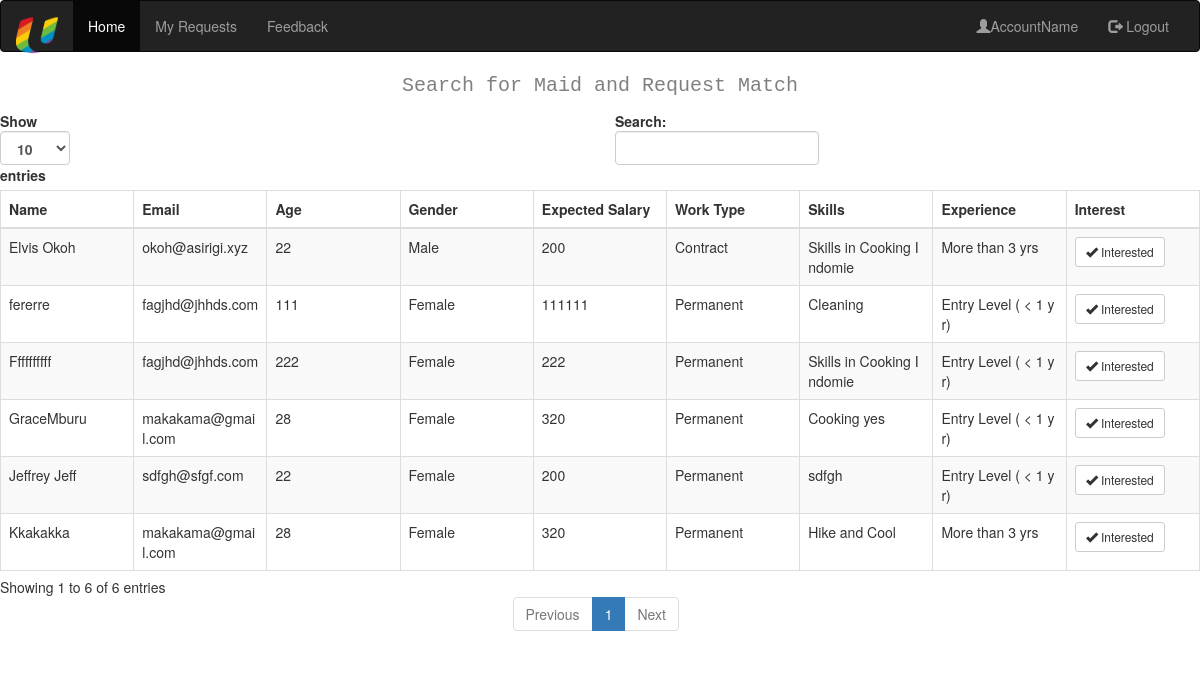
The page /client.php on the database its author committed.
### tables this page shows
CREATE TABLE `maids` (
  `id` int(11) NOT NULL,
  `name` varchar(60) NOT NULL,
  `email` varchar(60) NOT NULL,
  `age` int(60) NOT NULL,
  `gender` varchar(60) NOT NULL,
  `salary` int(100) NOT NULL,
  `worktype` varchar(100) NOT NULL,
  `skills` varchar(255) NOT NULL,
  `experience` varchar(100) NOT NULL,
  `status` varchar(60) NOT NULL
);

### includes/functions.php (called while the page is built, shortened)
<?php
function logged_in(){
	if(isset($_SESSION['email']) || isset($_COOKIE['email'])){
		return true;
	} else {
		return false;
	}
}
?>

### client.php (the view, shortened to what this page needs)
<?php
	include_once "includes/functions.php"
?>
<!DOCTYPE html>
<html lang="en">
<head>
  <link rel="stylesheet" href="https://maxcdn.bootstrapcdn.com/bootstrap/3.3.7/css/bootstrap.min.css">
   <link rel="stylesheet" type="text/css" href="https://cdn.datatables.net/1.10.16/css/dataTables.bootstrap.min.css">
</head>
<body>
<nav class="navbar navbar-inverse">
  <div class="container-fluid">
    <div class="navbar-header">
      <a class="navbar-brand" href="client.php"><img src="images/utunzi.png" alt="Utunzi" height="38" width="42"></a>
    </div>
    <div class="collapse navbar-collapse" id="myNavbar">
      <ul class="nav navbar-nav">
        <li class="active"><a href="#">Home</a></li>
        <li><a href="#">My Requests </a></li>
        <li><a href="#">Feedback</a></li>
      </ul>
      <ul class="nav navbar-nav navbar-right">
        <li><a href="#"><span class="glyphicon glyphicon-user"></span><?php if(logged_in()) {
				echo  get_name($_SESSION['email']); }else{ echo"AccountName"; } ?></a></li>
        <li><a href="logout.php"><span class="glyphicon glyphicon-log-out"></span> Logout</a></li>
      </ul>
    </div>
  </div>
</nav>
		<div class='tab' data-tab='searchempl' >
			<center><P style="font-size: 20px;font-family: monospace;color: grey">Search for Maid and Request Match</P></center>
				<?php
				 $conn = new mysqli("localhost", 'root', '', 'member');
			        if ($conn->connect_error) {
					    die("Connection failed: " . $conn->connect_error);
					} else{
						$query = mysqli_query($conn,"SELECT * FROM maids where status='active'");
					}
			 ?>
			<div class="table-responsive">
			    <table id="allmaids" class="table table-bordered table-hover table-striped" style="table-layout: fixed">
			        <thead>
			        <tr>
			        	<th>Name</th>
			            <th>Email</th>
			            <th>Age</th>
			            <th>Gender</th>
			            <th>Expected Salary</th>
			            <th>Work Type</th>
			            <th>Skills</th>
			            <th>Experience</th>
			            <th>Interest</th>
			        </tr>
			        </thead>
				                    <?php
				               while ($row = mysqli_fetch_array($query)) {
				               	$id = $row['id'];
				?>
						<tr>
						               <td><?php echo $row['name']; ?></td>
						               <td><?php echo $row['email']; ?></td>
						               <td><?php echo $row['age']; ?></td>
						               <td><?php echo $row['gender']; ?></td>
						               <td><?php echo $row['salary']; ?></td>
						               <td><?php echo $row['worktype']; ?></td>
						               <td><?php echo $row['skills']; ?></td>
						               <td><?php echo $row['experience']; ?></td>
						               <td>
						               		<button type="button" class="btn btn-default btn-sm" onclick="sendInterest(('<?php echo $id; ?>'))">
         										 <span class="glyphicon glyphicon-ok"></span> Interested
        									</button>
									    </td>
						     </tr>
						   <?php
						         }
						         ?>
				    </table>
		        </div>
		</div>
</body>
</html>

### client.php (style rules this page uses)
table.table { clear: both; margin-bottom: 6px !important; max-width: none !important; table-layout: fixed; word-break: break-all; }

### rows shown on the page
maids: name "Jeffrey Jeff", email "sdfgh@sfgf.com", age "22", gender "Female", salary "200", worktype "Permanent", skills "sdfgh", experience "Entry Level ( < 1 yr)"
maids: name "fererre", email "fagjhd@jhhds.com", age "111", gender "Female", salary "111111", worktype "Permanent", skills "Cleaning", experience "Entry Level ( < 1 yr)"
maids: name "Kkakakka", email "makakama@gmail.com", age "28", gender "Female", salary "320", worktype "Permanent", skills "Hike and Cool", experience "More than 3 yrs"
maids: name "GraceMburu", email "makakama@gmail.com", age "28", gender "Female", salary "320", worktype "Permanent", skills "Cooking yes", experience "Entry Level ( < 1 yr)"
maids: name "Elvis Okoh", email "okoh@asirigi.xyz", age "22", gender "Male", salary "200", worktype "Contract", skills "Skills in Cooking Indomie", experience "More than 3 yrs"
maids: name "Ffffffffff", email "fagjhd@jhhds.com", age "222", gender "Female", salary "222", worktype "Permanent", skills "Skills in Cooking Indomie", experience "Entry Level ( < 1 yr)"
